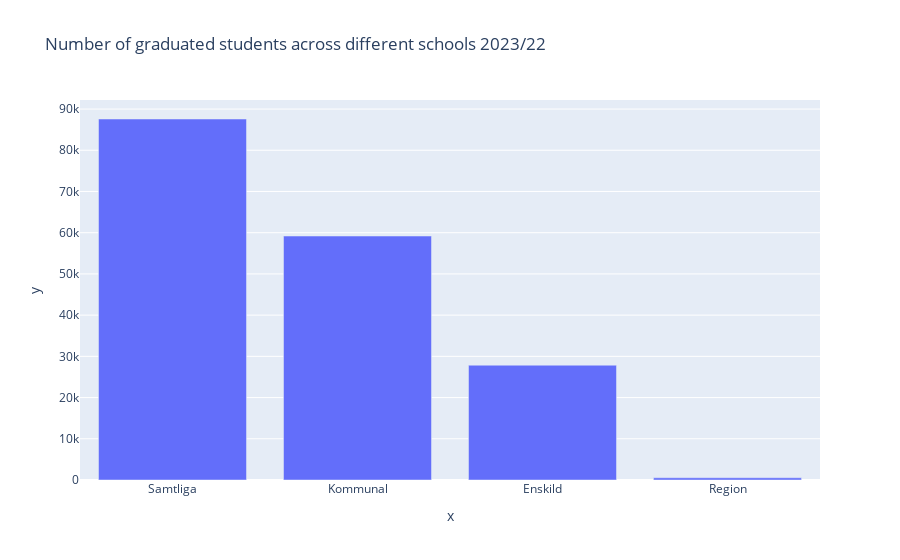

The notebook cell this image was saved under:
### Markdown cell above
# KPI2- Number of Graduation between all types of schools

### Code cell
import plotly.express as px
categories = grades_last_year[comparison_data_graduation]["Typ av huvudman"]
average_grade_point = grades_last_year[comparison_data_graduation]["2022/23"]
Data = {'Type Of Institution' : categories , 'Total Graduates' : average_grade_point}
df = pd.DataFrame(Data)
fig = px.bar(Data, x= categories, y = average_grade_point, 
             title='Number of graduated students across different schools 2023/22',
             labels={'Total Graduates': 'Total Graduates'})


fig.show()

### Figure 1 — Plotly figure (JSON) as saved in the notebook; plotly's stock layout.template omitted (floating-point values rounded to 4 significant figures)
{"data": [{"alignmentgroup": "True", "hovertemplate": "x=%{x}<br>y=%{y}<extra></extra>", "legendgroup": "", "marker": {"color": "#636efa", "pattern": {"shape": ""}}, "name": "", "offsetgroup": "", "orientation": "v", "showlegend": false, "textposition": "auto", "type": "bar", "x": ["Samtliga", "Kommunal", "Enskild", "Region"], "xaxis": "x", "y": [87585, 59193, 27856, 536], "yaxis": "y"}], "layout": {"barmode": "relative", "legend": {"tracegroupgap": 0}, "title": {"text": "Number of graduated students across different schools 2023/22"}, "xaxis": {"anchor": "y", "domain": [0, 1], "title": {"text": "x"}}, "yaxis": {"anchor": "x", "domain": [0, 1], "title": {"text": "y"}}}}
